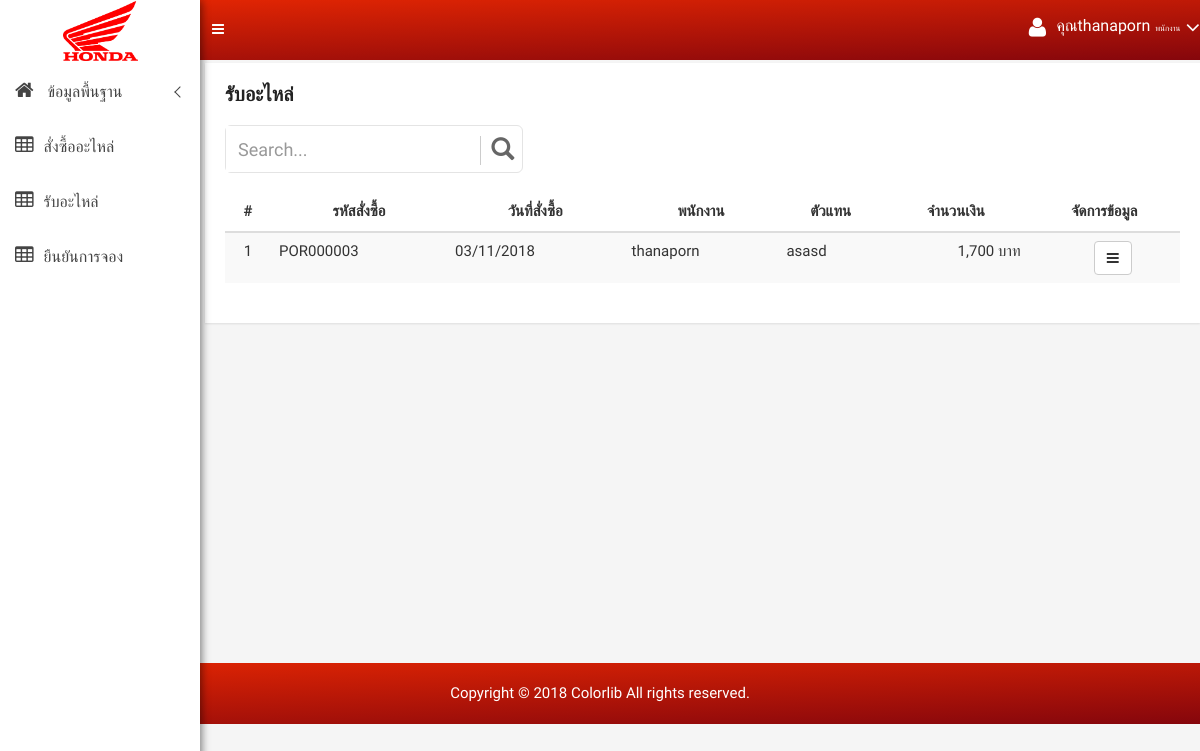
Page /back_purchase_list.php (signed in) on the earlier database version.
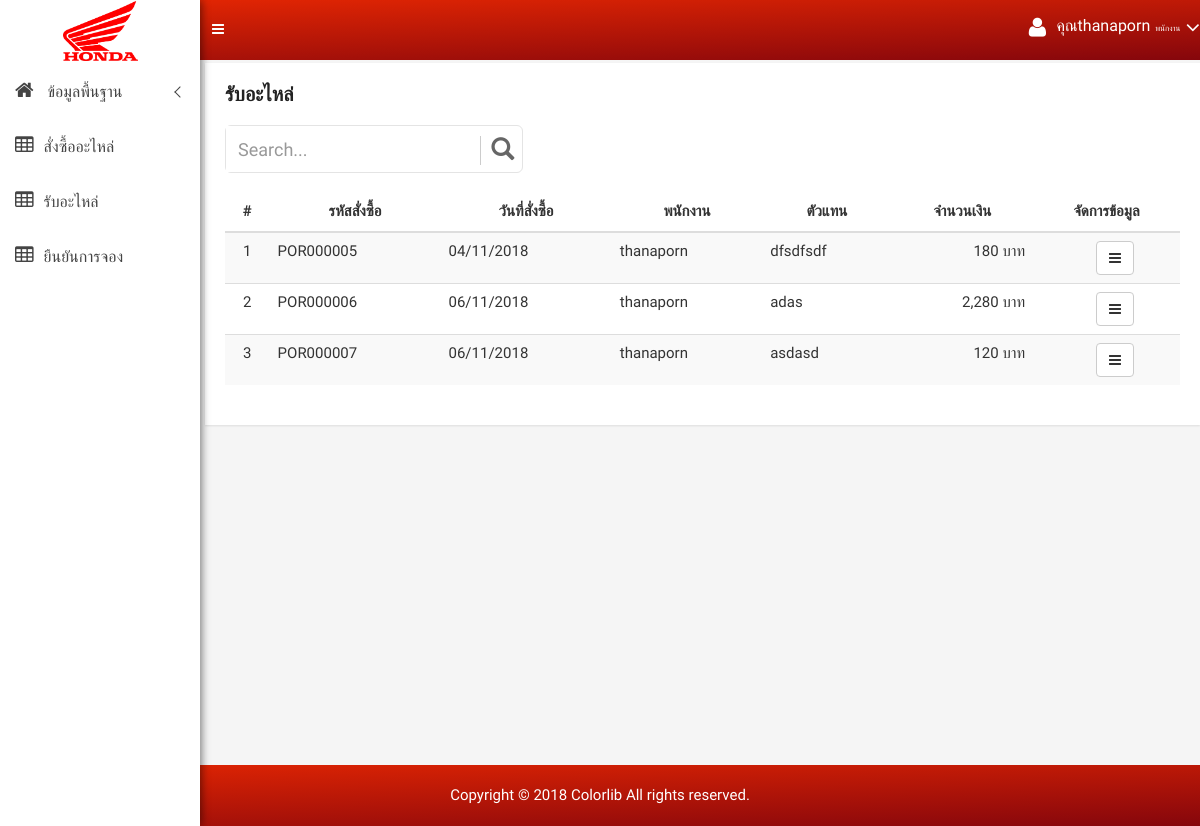
Same page on the later database version.
### tables this page shows
CREATE TABLE `purchase_order` (
  `po_id` varchar(30) NOT NULL,
  `po_date` date DEFAULT NULL,
  `po_agent` varchar(255) DEFAULT NULL,
  `po_address` text,
  `po_tel` varchar(30) DEFAULT NULL,
  `po_total` varchar(30) DEFAULT NULL,
  `emp_id` varchar(30) DEFAULT NULL,
  `po_status` int(1) DEFAULT NULL,
  PRIMARY KEY (`po_id`)
);

CREATE TABLE `employee` (
  `emp_id` varchar(30) NOT NULL,
  `emp_user` varchar(255) DEFAULT NULL,
  `emp_pass` varchar(255) DEFAULT NULL,
  `emp_name` varchar(50) DEFAULT NULL,
  `emp_add` text,
  `emp_tel` varchar(30) DEFAULT NULL,
  `emp_position` varchar(30) DEFAULT NULL,
  PRIMARY KEY (`emp_id`)
);

### config.php (called while the page is built, shortened)
<?php
function FormatDay($mydate){
    $originalDate = $mydate;
    $newDate = date("d/m/Y", strtotime($originalDate));
    return $newDate;
}
?>

### back_purchase_list.php (the view, shortened to what this page needs)
<?php include "sitebar.php"; ?>
<?php include "header.php"; ?>
<div class="container-fluid">
    <div class="product-status-wrap">
        <h4>รับอะไหล่</h4>
        <div class="row">
            <div class="col-md-4">
                <div id="custom-search-input" >
                    <form method="GET"  name="frmSearch">
                        <div class="input-group col-md-12">
                            <input type="text" class="form-control input-lg" name="search" value="<?=$_GET['search']?>" placeholder="Search..." />
                            <span class="input-group-btn">
                            <button class="btn btn-info btn-lg" type="submit">
                                <i class="glyphicon glyphicon-search"></i>
                            </button>
                        </span>
                        </div>
                    </form>
                </div>
            </div>
        </div><div class="clearfix"></div><br>
        <div class="row">
            <div class="col-md-12">
                <table class="table table-striped table-hover">
                    <thead>
                    <tr>
                        <th class="text-center">#</th>
                        <th class="text-center">รหัสสั่งซื้อ</th>
                        <th class="text-center">วันที่สั่งซื้อ</th>
                        <th class="text-center">พนักงาน</th>
                        <th class="text-center">ตัวแทน</th>
                        <th class="text-center">จำนวนเงิน</th>
                        <th class="text-center">จัดการข้อมูล</th>
                    </tr>
                    </thead>
                    <tbody>
                    <?php
                    $n = 0;
                    if (isset($_GET['search'])) {
                        $sql = "select * from purchase_order where po_status = 0  and po_id like '%" . $_GET['po_id'] . "%'  order by po_id asc";
                    } else {
                        $sql = "select * from purchase_order where po_status = 0 order by po_id asc";
                    }
                    $query = mysqli_query($connect, $sql);
                    if (mysqli_num_rows($query) > 0 ) {
                        while ($array = mysqli_fetch_array($query)) {
                            $n++;
                            $sql2= "select * from employee where emp_id='" . $array['emp_id'] . "'";
                            $query2 = mysqli_query($connect, $sql2);
                            $array2 = mysqli_fetch_array($query2);
                            ?>
                            <tr>
                                <td class="text-center" scope="row"><?= $n; ?></td>
                                <td ><?= $array['po_id'] ?></td>
                                <td><?= FormatDay($array['po_date']) ?></td>
                                <td><?= $array2['emp_name'] ?></td>
                                <td><?= $array['po_agent'] ?></td>
                                <td class="text-right"><?= number_format($array['po_total']) ?> บาท</td>
                                <td style="padding-left: 25px" class="text-center">
                                    <a data-toggle="tooltip" href="back_purchase_form.php?id=<?= $array['po_id'] ?>" class="btn btn-default" data-original-title="GetBack"><i class="fa fa-bars" aria-hidden="true"></i></a>
                                </td>
                            </tr>
                            <?php
                        }
                    } else {
                        ?>
                        <tr>
                            <th style="text-align: center;color: red;" colspan="7"> ไม่พบข้อมูล</th>
                        </tr>
                        <?php
                    }
                    ?>
                    </tbody>
                </table>
            </div>
        </div>
    </div>
</div>
<br><br><br><br><br><br><br><br><br><br><br><br><br><br><br><br><br>
<?php include "footer.php"; ?>

Differences in the rows shown:
no longer on this page (row edited): purchase_order: po_id "POR000003", po_date "03/11/2018", emp.emp_name "thanaporn", po_agent "asasd", po_total "1,700"
added purchase_order: po_id "POR000005", po_date "04/11/2018", emp.emp_name "thanaporn", po_agent "dfsdfsdf", po_total "180"
added purchase_order: po_id "POR000006", po_date "06/11/2018", emp.emp_name "thanaporn", po_agent "adas", po_total "2,280"
added purchase_order: po_id "POR000007", po_date "06/11/2018", emp.emp_name "thanaporn", po_agent "asdasd", po_total "120"
